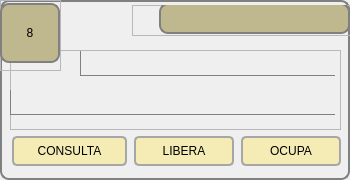
        <widget class="QGroupBox" name="groupBox_9">
         <property name="minimumSize">
          <size>
           <width>350</width>
           <height>180</height>
          </size>
         </property>
         <property name="maximumSize">
          <size>
           <width>350</width>
           <height>180</height>
          </size>
         </property>
         <property name="styleSheet">
          <string notr="true">QPushButton{
	border: 2px solid;
    border-radius: 5px;
	border-color: rgb(166, 166, 166);
	font: 11pt &quot;Arial&quot;; 
	background-color: rgb(245, 235, 181);		
}

QPushButton::hover{
    border: 1px solid gray;
    border-radius: 6px;
	font: Bold 11pt &quot;Arial&quot;; 
	background-color:rgb(191, 183, 141);		
}

QGroupBox{
    background-color: qlineargradient(x1: 0, y1: 0, x2: 0, y2: 1,
                                      stop: 0 #E0E0E0, stop: 1 #FFFFFF);
    border: 2px solid gray;
    border-radius: 9px;
    margin-top: 1ex; /* leave space at the top for the title */
}</string>
         </property>
         <property name="title">
          <string/>
         </property>
         <widget class="QWidget" name="layoutWidget_9">
          <property name="geometry">
           <rect>
            <x>11</x>
            <y>135</y>
            <width>331</width>
            <height>32</height>
           </rect>
          </property>
          <layout class="QHBoxLayout" name="horizontalLayout_10">
           <item>
            <widget class="QPushButton" name="btn_consulta_8">
             <property name="minimumSize">
              <size>
               <width>115</width>
               <height>30</height>
              </size>
             </property>
             <property name="maximumSize">
              <size>
               <width>105</width>
               <height>30</height>
              </size>
             </property>
             <property name="text">
              <string>CONSULTA</string>
             </property>
            </widget>
           </item>
           <item>
            <widget class="QPushButton" name="btn_libera_8">
             <property name="minimumSize">
              <size>
               <width>100</width>
               <height>30</height>
              </size>
             </property>
             <property name="maximumSize">
              <size>
               <width>100</width>
               <height>30</height>
              </size>
             </property>
             <property name="text">
              <string>LIBERA</string>
             </property>
            </widget>
           </item>
           <item>
            <widget class="QPushButton" name="btn_ocupa_8">
             <property name="minimumSize">
              <size>
               <width>100</width>
               <height>30</height>
              </size>
             </property>
             <property name="maximumSize">
              <size>
               <width>100</width>
               <height>30</height>
              </size>
             </property>
             <property name="text">
              <string>OCUPA</string>
             </property>
            </widget>
           </item>
          </layout>
         </widget>
         <widget class="QFrame" name="frame_24">
          <property name="geometry">
           <rect>
            <x>10</x>
            <y>50</y>
            <width>331</width>
            <height>80</height>
           </rect>
          </property>
          <property name="styleSheet">
           <string notr="true">QLabel{
	border: 1px solid;
	border-right-color: transparent;
	border-top-color: transparent;
	border-left-color: gray;
	border-bottom-color: gray;
	font: Bold Italic 12pt &quot;Courier&quot;;

}
</string>
          </property>
          <property name="frameShape">
           <enum>QFrame::StyledPanel</enum>
          </property>
          <property name="frameShadow">
           <enum>QFrame::Raised</enum>
          </property>
          <widget class="QLabel" name="lbl_referencia_8">
           <property name="geometry">
            <rect>
             <x>0</x>
             <y>40</y>
             <width>325</width>
             <height>25</height>
            </rect>
           </property>
           <property name="text">
            <string/>
           </property>
          </widget>
          <widget class="QLabel" name="lbl_ocupa_libera_8">
           <property name="geometry">
            <rect>
             <x>70</x>
             <y>1</y>
             <width>255</width>
             <height>25</height>
            </rect>
           </property>
           <property name="text">
            <string/>
           </property>
          </widget>
         </widget>
         <widget class="QFrame" name="frame_25">
          <property name="geometry">
           <rect>
            <x>132</x>
            <y>5</y>
            <width>221</width>
            <height>31</height>
           </rect>
          </property>
          <property name="styleSheet">
           <string notr="true">QLabel{
    border: 2px solid gray;
    border-radius: 9px;
	font: Bold 15pt &quot;Arial&quot;; 
	background-color: rgb(191, 183, 141);	
}
</string>
          </property>
          <property name="frameShape">
           <enum>QFrame::StyledPanel</enum>
          </property>
          <property name="frameShadow">
           <enum>QFrame::Raised</enum>
          </property>
          <widget class="QLabel" name="lbl_estado_8">
           <property name="geometry">
            <rect>
             <x>27</x>
             <y>-2</y>
             <width>191</width>
             <height>31</height>
            </rect>
           </property>
           <property name="text">
            <string/>
           </property>
           <property name="alignment">
            <set>Qt::AlignCenter</set>
           </property>
          </widget>
         </widget>
         <widget class="QFrame" name="frame_26">
          <property name="geometry">
           <rect>
            <x>0</x>
            <y>0</y>
            <width>61</width>
            <height>71</height>
           </rect>
          </property>
          <property name="styleSheet">
           <string notr="true">QLabel{
    border: 2px solid gray;
    border-radius: 9px;
	font: Bold 25pt &quot;Arial&quot;; 
	background-color: rgb(191, 183, 141);	
}
</string>
          </property>
          <property name="frameShape">
           <enum>QFrame::StyledPanel</enum>
          </property>
          <property name="frameShadow">
           <enum>QFrame::Raised</enum>
          </property>
          <widget class="QLabel" name="label_8">
           <property name="geometry">
            <rect>
             <x>0</x>
             <y>3</y>
             <width>60</width>
             <height>60</height>
            </rect>
           </property>
           <property name="text">
            <string>8</string>
           </property>
           <property name="alignment">
            <set>Qt::AlignCenter</set>
           </property>
          </widget>
         </widget>
        </widget>
